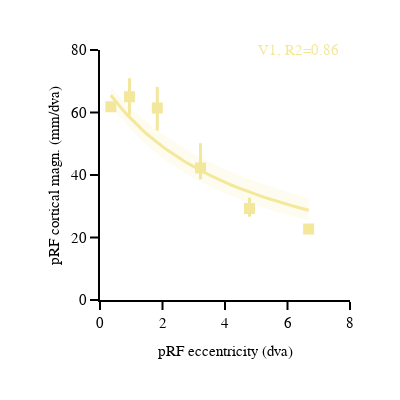

This figure's notebook cell:
### Code cell
# Figure settings
roi_colors = {'V1': 'rgb(243, 231, 155)', 
              'V2': 'rgb(250, 196, 132)', 
              'V3': 'rgb(248, 160, 126)', 
              'V3AB': 'rgb(235, 127, 134)', 
              'LO': 'rgb(150, 0, 90)',  
              'VO': 'rgb(0, 0, 200)', 
              'hMT+': 'rgb(0, 25, 255)', 
              'iIPS': 'rgb(0, 152, 255)', 
              'sIPS': 'rgb(44, 255, 150)', 
              'iPCS': 'rgb(151, 255, 0)', 
              'sPCS': 'rgb(255, 234, 0)', 
              'mPCS': 'rgb(255, 111, 0)'}



# Template settings
template_specs = dict(axes_color="rgba(0, 0, 0, 1)",
                      axes_width=2,
                      axes_font_size=15,
                      bg_col="rgba(255, 255, 255, 1)",
                      font='Arial',
                      title_font_size=15,
                      plot_width=1.5)
fig_template = plotly_template(template_specs)
standoff = 8

rois = ['V1']

fig = prf_ecc_pcm_plot(df_ecc_pcm=df_ecc_pcm, fig_width=400, fig_height=400, 
                            rois=['V1'], roi_colors=roi_colors,
                            plot_groups=[['V1']], max_ecc=max_ecc)

fig.show()

### Figure 1 — Plotly figure (JSON) as saved in the notebook; plotly's stock layout.template omitted (floating-point values rounded to 4 significant figures)
{"data": [{"legendgroup": "V1", "line": {"color": "rgb(243, 231, 155)", "width": 3}, "mode": "lines", "name": "V1", "showlegend": false, "type": "scatter", "x": [0.3463, 0.4755, 0.6047, 0.7338, 0.863, 0.9922, 1.121, 1.251, 1.38, 1.509, 1.638, 1.767, 1.896, 2.026, 2.155, 2.284, 2.413, 2.542, 2.671, 2.801, 2.93, 3.059, 3.188, 3.317, 3.447, 3.576, 3.705, 3.834, 3.963, 4.092, 4.222, 4.351, 4.48, 4.609, 4.738, 4.868, 4.997, 5.126, 5.255, 5.384, 5.513, 5.643, 5.772, 5.901, 6.03, 6.159, 6.288, 6.418, 6.547, 6.676], "xaxis": "x", "y": [65.53, 63.86, 62.27, 60.76, 59.32, 57.95, 56.64, 55.39, 54.19, 53.04, 51.94, 50.89, 49.88, 48.9, 47.97, 47.07, 46.2, 45.36, 44.56, 43.78, 43.03, 42.3, 41.6, 40.92, 40.26, 39.62, 39.01, 38.41, 37.83, 37.27, 36.72, 36.19, 35.68, 35.18, 34.69, 34.21, 33.75, 33.31, 32.87, 32.44, 32.03, 31.62, 31.23, 30.85, 30.47, 30.1, 29.75, 29.4, 29.06, 28.72], "yaxis": "y"}, {"fill": "toself", "fillcolor": "rgba(243, 231, 155, 0.15)", "line": {"color": "rgba(243, 231, 155, 0.15)", "width": 0}, "mode": "lines", "showlegend": false, "type": "scatter", "x": [0.3463, 0.4755, 0.6047, 0.7338, 0.863, 0.9922, 1.121, 1.251, 1.38, 1.509, 1.638, 1.767, 1.896, 2.026, 2.155, 2.284, 2.413, 2.542, 2.671, 2.801, 2.93, 3.059, 3.188, 3.317, 3.447, 3.576, 3.705, 3.834, 3.963, 4.092, 4.222, 4.351, 4.48, 4.609, 4.738, 4.868, 4.997, 5.126, 5.255, 5.384, 5.513, 5.643, 5.772, 5.901, 6.03, 6.159, 6.288, 6.418, 6.547, 6.676, 6.676, 6.547, 6.418, 6.288, 6.159, 6.03, 5.901, 5.772, 5.643, 5.513, 5.384, 5.255, 5.126, 4.997, 4.868, 4.738, 4.609, 4.48, 4.351, 4.222, 4.092, 3.963, 3.834, 3.705, 3.576, 3.447, 3.317, 3.188, 3.059, 2.93, 2.801, 2.671, 2.542, 2.413, 2.284, 2.155, 2.026, 1.896, 1.767, 1.638, 1.509, 1.38, 1.251, 1.121, 0.9922, 0.863, 0.7338, 0.6047, 0.4755, 0.3463], "xaxis": "x", "y": [68.16, 66.68, 65.26, 63.9, 62.6, 61.34, 60.14, 58.98, 57.87, 56.8, 55.76, 54.77, 53.81, 52.88, 51.98, 51.11, 50.28, 49.47, 48.68, 47.92, 47.18, 46.47, 45.77, 45.1, 44.45, 43.81, 43.19, 42.59, 42.01, 41.44, 40.89, 40.35, 39.83, 39.32, 38.82, 38.33, 37.86, 37.4, 36.95, 36.51, 36.08, 35.66, 35.25, 34.85, 34.45, 34.07, 33.7, 33.33, 32.97, 32.62, 25.54, 25.85, 26.17, 26.5, 26.84, 27.18, 27.53, 27.9, 28.27, 28.65, 29.05, 29.45, 29.87, 30.3, 30.74, 31.19, 31.66, 32.14, 32.63, 33.14, 33.67, 34.22, 34.78, 35.36, 35.96, 36.58, 37.23, 37.89, 38.59, 39.3, 40.05, 40.82, 41.62, 42.46, 43.33, 44.23, 45.18, 46.17, 47.2, 48.27, 49.4, 50.58, 51.82, 53.12, 54.49, 55.93, 57.45, 59.06, 60.75, 62.55], "yaxis": "y"}, {"error_y": {"array": [0.9311, 5.908, 6.753, 7.973, 3.484, 0.3696], "arrayminus": [1.6, 5.908, 7.216, 3.603, 2.608, 1.245], "color": "rgb(243, 231, 155)", "thickness": 3, "type": "data", "visible": true, "width": 0}, "marker": {"color": "rgb(243, 231, 155)", "line": {"color": "rgb(243, 231, 155)", "width": 3}, "size": 8, "symbol": "square"}, "mode": "markers", "showlegend": false, "type": "scatter", "x": [0.3463, 0.9418, 1.833, 3.215, 4.785, 6.676], "xaxis": "x", "y": [61.87, 65.08, 61.43, 42.2, 29.28, 22.72], "yaxis": "y"}], "layout": {"annotations": [{"font": {"color": "rgb(243, 231, 155)", "family": "Arial", "size": 15}, "showarrow": false, "text": "V1, R2=0.86", "x": 5, "xanchor": "left", "xref": "x", "y": 80, "yref": "y"}], "height": 400, "margin": {"b": 100, "l": 100, "r": 50, "t": 50}, "showlegend": false, "width": 400, "xaxis": {"anchor": "y", "domain": [0, 1], "range": [0, 8], "showline": true, "title": {"text": "pRF eccentricity (dva)"}}, "yaxis": {"anchor": "x", "domain": [0, 1], "range": [0, 80], "showline": true, "title": {"text": "pRF cortical magn. (mm/dva)"}}}}
